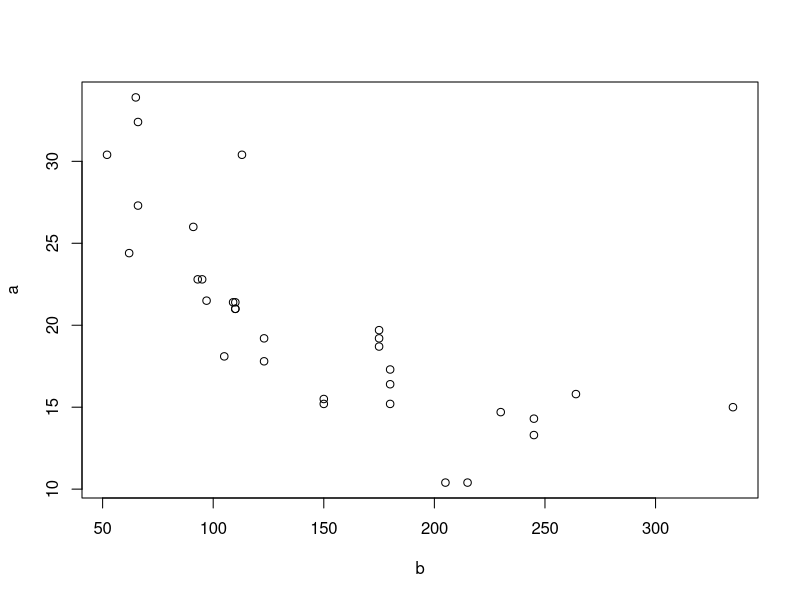
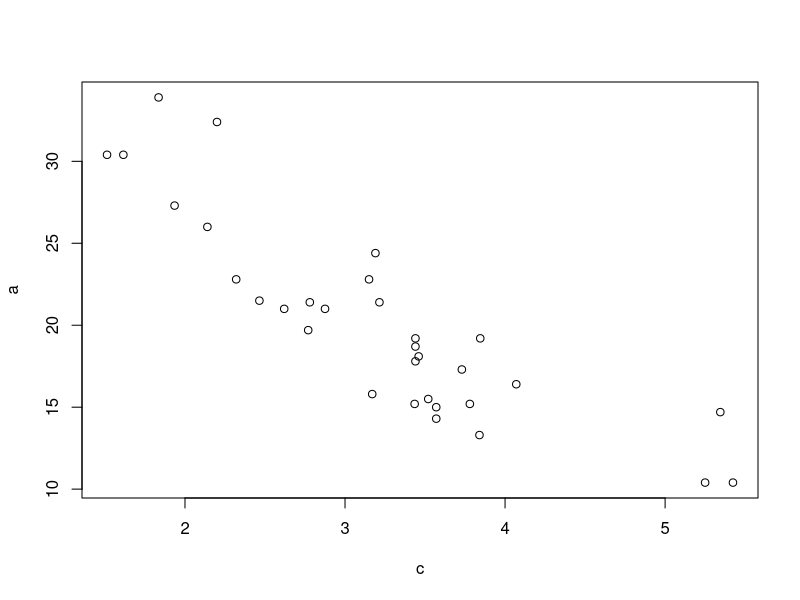
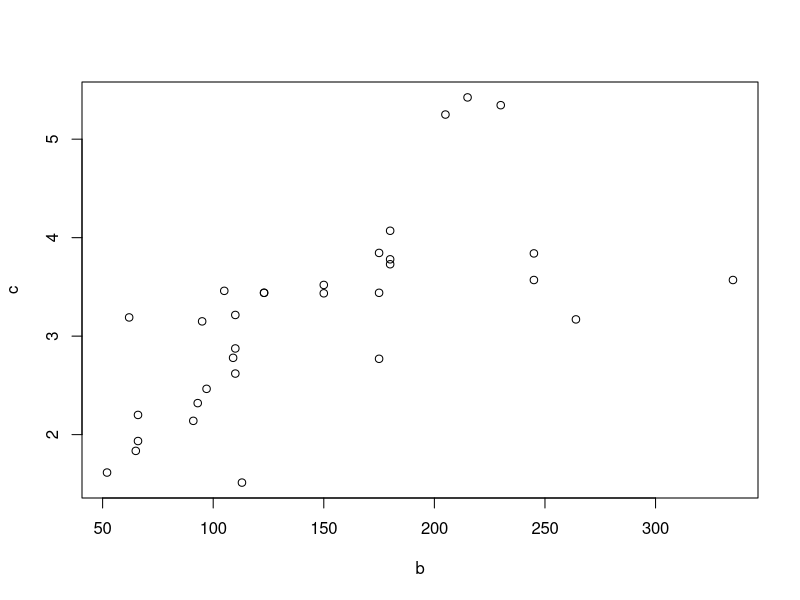

These figures' R source, in order:
library(Hmisc)

rm(list=ls())
data("mtcars")


# [1] "mpg"  "cyl"  "disp" "hp"   "drat" "wt"   "qsec" "vs"   "am"   "gear" "carb"
colnames(mtcars)
mtcars

a <- mtcars$mpg   # 연비(mpg)
b <- mtcars$hp    # 마력(hp)
c <- mtcars$wt    # 중량(tonf)

plot(a ~ b)
cov(a, b)
cor(a,b)

plot(a ~ c)
cov(a, c)
cor(a,c)


# 전체를 한번에 매트릭스 행렬로 보고싶을때
cov(mtcars)   # 음/양의 상관관계를 보여주는 매트릭스
cor(mtcars)   # corelation 관계 매트릭스


# Hmisc 라이브러리를 로드해야 한다.
rcorr(a, b)
rcorr(a, c)


plot(b, c)     # 중량과 마력과의 관계
rcorr(b, c)
